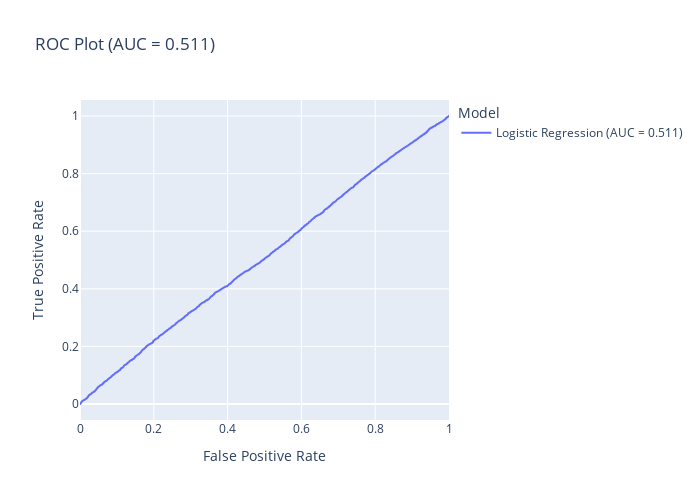

The cell this chart's notebook holds for it:
### Markdown cell above
### ROC Curve + AUC Calculation

### Code cell
import plotly.express as px

# Create the ROC curve variables
logistic_reg_fpr_sample, logistic_reg_tpr_sample, logistic_reg_thresholds_sample = metrics.roc_curve(
    spotify_val[response], logistic_reg.predict_proba(spotify_val.drop(columns=response))[:, 1]
)

# Calculate AUC
logistic_reg_auc_sample = metrics.roc_auc_score(
    spotify_val[response], logistic_reg.predict_proba(spotify_val.drop(columns=response))[:, 1]
)
print('Logistic regression AUC:', logistic_reg_auc_sample.round(3))

# Prepare DataFrame for plotting
roc_logistic_reg_sample = pd.DataFrame({
    'False Positive Rate': logistic_reg_fpr_sample,
    'True Positive Rate': logistic_reg_tpr_sample,
    'Model': f'Logistic Regression (AUC = {logistic_reg_auc_sample:.3f})'
}, index=logistic_reg_thresholds_sample)

roc_sample_df = pd.concat([roc_logistic_reg_sample])

# ROC Plot with AUC in the title
fig = px.line(
    roc_sample_df,
    y='True Positive Rate',
    x='False Positive Rate',
    color='Model',
    width=700,
    height=500,
    title=f"ROC Plot (AUC = {logistic_reg_auc_sample:.3f})"
)

# Show plot
fig.show()

### Figure 1 — Plotly figure (JSON) as saved in the notebook; plotly's stock layout.template omitted (floating-point values rounded to 4 significant figures; data arrays with more than 128 entries replaced by an {"elided": "..."} marker saying what was removed)
{"data": [{"hovertemplate": "Model=Logistic Regression (AUC = 0.511)<br>False Positive Rate=%{x}<br>True Positive Rate=%{y}<extra></extra>", "legendgroup": "Logistic Regression (AUC = 0.511)", "line": {"color": "#636efa", "dash": "solid"}, "marker": {"symbol": "circle"}, "mode": "lines", "name": "Logistic Regression (AUC = 0.511)", "showlegend": true, "type": "scattergl", "x": {"elided": "1412 float values"}, "xaxis": "x", "y": {"elided": "1412 float values"}, "yaxis": "y"}], "layout": {"height": 500, "legend": {"title": {"text": "Model"}, "tracegroupgap": 0}, "title": {"text": "ROC Plot (AUC = 0.511)"}, "width": 700, "xaxis": {"anchor": "y", "domain": [0, 1], "title": {"text": "False Positive Rate"}}, "yaxis": {"anchor": "x", "domain": [0, 1], "title": {"text": "True Positive Rate"}}}}
